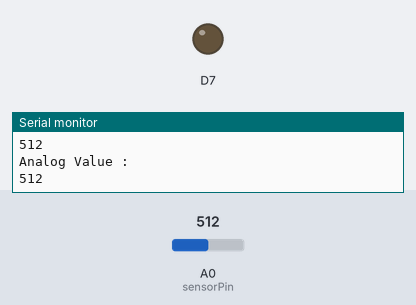
The sketch below on a simulated ESP8266 (NodeMCU). Shown: output pins drawn as LEDs (lit = HIGH), the last lines printed to the serial monitor. The inputs (shaded band) are chosen by the test bench; at power-on: A0 (sensorPin) = 512. WiFi joins after 1.5 s; servers stay silent unless stated.

Above: at 3.0 s.
3.1 s: A0 (sensorPin) set to 309
5.0 s: A0 (sensorPin) set to 284
At 6.1 s:
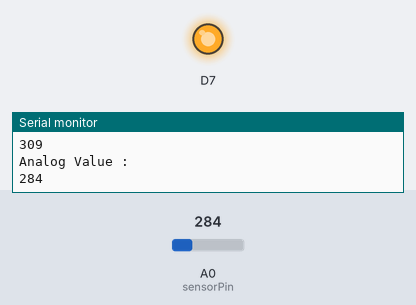
7.3 s: A0 (sensorPin) set to 306
At 8.8 s:
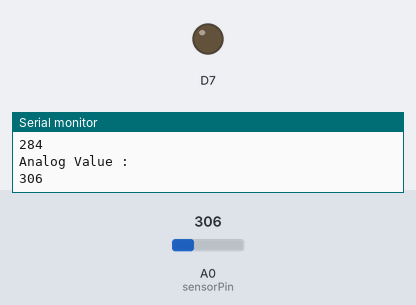
9.3 s: A0 (sensorPin) set to 290
At 10.4 s:
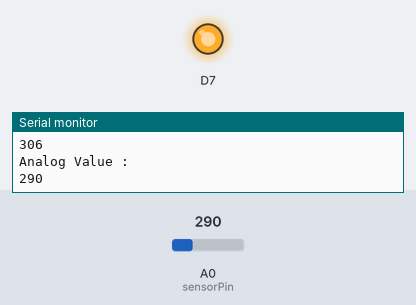
Timing chart, 0 to 12.3 s (numbered marks = the images above; inputs shaded):
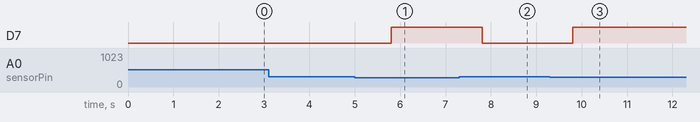

The sketch:

smart_farm.ino
```cpp
int sensorPin = A0;
int sensorValue;
int limit = 300;

/* Comment this out to disable prints and save space */
#define BLYNK_PRINT Serial


#include <ESP8266WiFi.h>
#include <BlynkSimpleEsp8266.h>

// You should get Auth Token in the Blynk App.
// Go to the Project Settings (nut icon).
char auth[] = "Bfv6TNkso-3fq1JlZBQanPMuLs8ZMbP2";

// Your WiFi credentials.
// Set password to "" for open networks.
char ssid[] = "smartfarm";
char pass[] = "password@001";


const int a = D0;
void setup() {

    Serial.begin(9600);

  Blynk.begin(auth, ssid, pass);


digitalWrite(D1, HIGH);
 Serial.begin(9600);
 pinMode(13, OUTPUT);
}

void loop() {

    Blynk.run();

 sensorValue = analogRead(sensorPin);
 Serial.println("Analog Value : ");
 Serial.println(sensorValue);

 if (sensorValue<limit) {
 digitalWrite(13, HIGH);
 }
 else {
 digitalWrite(13, LOW);
 }

 delay(1000);
}
```

Measured:
- the behaviour switches between 300 and 299 on A0 (sensorPin) (found by bisection; images 0 and 1)
- after the input at 5.0 s, D7: LOW → HIGH after 0.81 s
- after the input at 7.3 s, D7: HIGH → LOW after 0.51 s
- after the input at 9.3 s, D7: LOW → HIGH after 0.51 s
